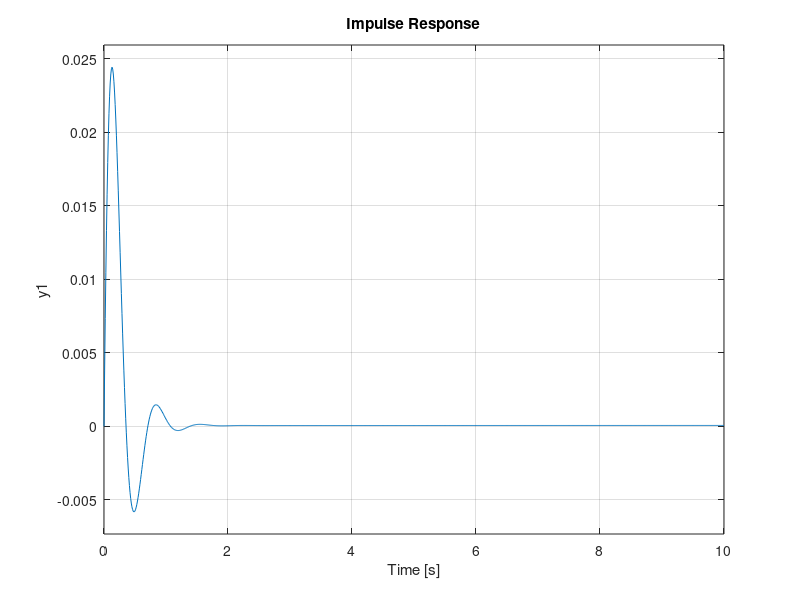

This chart was generated by the following MATLAB code: (Note: this script raises an error after producing the figure.)
%Inverted Pendulum Control System simulation for Ballbots
%
%Written by Adam Woo
%
%Modified from:
%http://ctms.engin.umich.edu/CTMS/index.php?example=InvertedPendulum

clear all
close all
clc

%estimations of parameters
M = 2.5;        %Mass of Ball (lb)
m = 15;         %Mass of Bot (lb)
b = 0.1;        %Coefficient of Friction
g = 32.1740;    %gravity (ft/s^2)
l = 1;          %Length to pendulum center mass (ft)
I = 0.006;          %Initial Inertia

q = (M+m)*(I+m*l^2)-(m*l)^2;
s = tf('s');

P_Ball = (((I+m*l^2)/q)*s^2 - (m*g*l/q))/(s^4 + (b*(I + m*l^2))*s^3/q - ((M + m)*m*g*l)*s^2/q - b*m*g*l*s/q);

P_Bot = (m*l*s/q)/(s^3 + (b*(I + m*l^2))*s^2/q - ((M + m)*m*g*l)*s/q - b*m*g*l/q);

%%

Kp = 500;
Ki = 1;
Kd = 1;
C = pid(Kp,Ki,Kd);
T = feedback(P_Bot,C);

t=0:0.01:10;
impulse(T,t)
title({'Response of Pendulum Position to an Impulse Disturbance';'under PID Control: Kp = 500, Ki = 1, Kd = 1'});


%%

Kp = 800;
Ki = 0.2;
Kd = 20;
C = pid(Kp,Ki,Kd);
T = feedback(P_Bot,C);

%hold on;

t=0:0.01:10;
impulse(T,t)
axis([0, 2.5, 100, 100]);
title({'Response of Pendulum Position to an Impulse Disturbance';'under PID Control: Kp = 1000, Ki = 0.2, Kd = 100'});

%%

sys_tf = [P_Ball ; P_Bot];

inputs = {'u'};
outputs = {'x'; 'phi'};

set(sys_tf,'InputName',inputs)
set(sys_tf,'OutputName',outputs)

sys_tf


%% LQR
clear all
close all
clc

M = 0.5;
m = 0.2;
b = 0.1;
I = 0.006;
g = 9.8;
l = 0.3;

p = I*(M+m)+M*m*l^2; %denominator for the A and B matrices

A = [0      1              0           0;
     0 -(I+m*l^2)*b/p  (m^2*g*l^2)/p   0;
     0      0              0           1;
     0 -(m*l*b)/p       m*g*l*(M+m)/p  0];
B = [     0;
     (I+m*l^2)/p;
          0;
        m*l/p];
C = [1 0 0 0;
     0 0 1 0];
D = [0;
     0];

states = {'x' 'x_dot' 'phi' 'phi_dot'};
inputs = {'u'};
outputs = {'x'; 'phi'};

sys_ss = ss(A,B,C,D,'statename',states,'inputname',inputs,'outputname',outputs);

poles = eig(A)

co = ctrb(sys_ss);
controllability = rank(co)

Q = C'*C
R = 1;
K = lqr(A,B,Q,R)

Ac = [(A-B*K)];
Bc = [B];
Cc = [C];
Dc = [D];

states = {'x' 'x_dot' 'phi' 'phi_dot'};
inputs = {'r'};
outputs = {'x'; 'phi'};

sys_cl = ss(Ac,Bc,Cc,Dc,'statename',states,'inputname',inputs,'outputname',outputs);

t = 0:0.01:5;
r =0.2*ones(size(t));
[y,t,x]=lsim(sys_cl,r,t);
[AX,H1,H2] = plotyy(t,y(:,1),t,y(:,2),'plot');
set(get(AX(1),'Ylabel'),'String','cart position (m)')
set(get(AX(2),'Ylabel'),'String','pendulum angle (radians)')
title('Step Response with LQR Control')


%%

Q = C'*C;
Q(1,1) = 5000;
Q(3,3) = 100;
R = 1;
K = lqr(A,B,Q,R)

Ac = [(A-B*K)];
Bc = [B];
Cc = [C];
Dc = [D];

states = {'x' 'x_dot' 'phi' 'phi_dot'};
inputs = {'r'};
outputs = {'x'; 'phi'};

sys_cl = ss(Ac,Bc,Cc,Dc,'statename',states,'inputname',inputs,'outputname',outputs);

t = 0:0.01:5;
r =0.2*ones(size(t));
[y,t,x]=lsim(sys_cl,r,t);
[AX,H1,H2] = plotyy(t,y(:,1),t,y(:,2),'plot');
set(get(AX(1),'Ylabel'),'String','cart position (m)')
set(get(AX(2),'Ylabel'),'String','pendulum angle (radians)')
title('Step Response with LQR Control')

%%

Cn = [1 0 0 0];
sys_ss = ss(A,B,Cn,0);
Nbar = rscale(sys_ss,K)

sys_cl = ss(Ac,Bc*Nbar,Cc,Dc,'statename',states,'inputname',inputs,'outputname',outputs);

t = 0:0.01:5;
r =0.2*ones(size(t));
[y,t,x]=lsim(sys_cl,r,t);
[AX,H1,H2] = plotyy(t,y(:,1),t,y(:,2),'plot');
set(get(AX(1),'Ylabel'),'String','cart position (m)')
set(get(AX(2),'Ylabel'),'String','pendulum angle (radians)')
title('Step Response with Precompensation and LQR Control')
